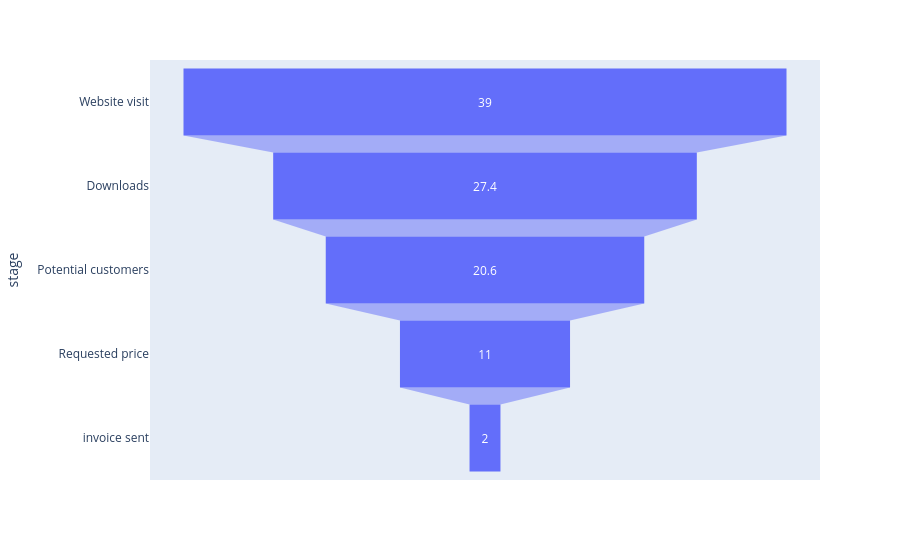

This figure's notebook cell:
### Code cell
px.funnel(data_frame=d, x='number',y='stage')

### Figure 1 — Plotly figure (JSON) as saved in the notebook; plotly's stock layout.template omitted (floating-point values rounded to 4 significant figures)
{"data": [{"hovertemplate": "number=%{x}<br>stage=%{y}<extra></extra>", "legendgroup": "", "marker": {"color": "#636efa"}, "name": "", "orientation": "h", "showlegend": false, "type": "funnel", "x": [39, 27.4, 20.6, 11, 2], "xaxis": "x", "y": ["Website visit", "Downloads", "Potential customers", "Requested price", "invoice sent"], "yaxis": "y"}], "layout": {"legend": {"tracegroupgap": 0}, "margin": {"t": 60}, "xaxis": {"anchor": "y", "domain": [0, 1], "title": {"text": "number"}}, "yaxis": {"anchor": "x", "domain": [0, 1], "title": {"text": "stage"}}}}
